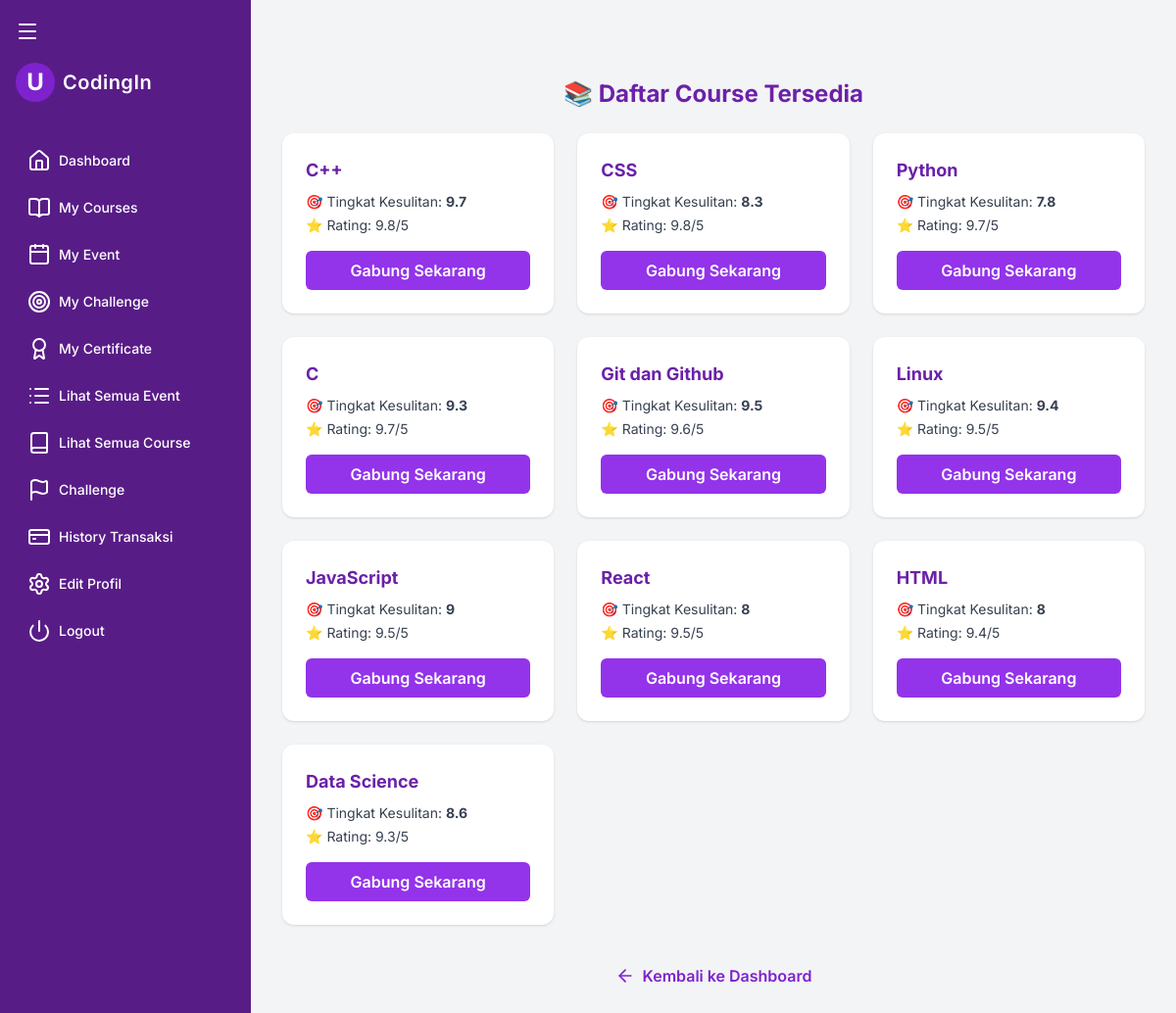
/user/course_list.php (signed in), run on the app's committed database.
### tables this page shows
CREATE TABLE `courses` (
  `ID_courses` char(6) NOT NULL,
  `Nama_course` varchar(100) NOT NULL,
  `Rating_course` float DEFAULT NULL,
  `Tingkat_kesulitan` float DEFAULT NULL,
  `Sertifikat_ID_sertifikat` char(8) DEFAULT NULL,
  `Karyawan_NIK` char(16) NOT NULL
);

### user/course_list.php (the view, shortened to what this page needs)
<?php
require_once '../config/database.php';
$stmt = $pdo->query("SELECT * FROM courses ORDER BY Rating_course DESC");
$courses = $stmt->fetchAll(PDO::FETCH_ASSOC);
?>
<!DOCTYPE html>
<html lang="id">
<head>
  <script src="https://cdn.tailwindcss.com"></script>
</head>
<body class="bg-gray-100 min-h-screen">
<div class="flex">
  <?php include '../includes/user_sidebar.php'; ?>
  <main id="mainContent" class="flex-grow p-8 pt-20 transition-all duration-300">
    <h2 class="text-2xl font-bold text-purple-800 mb-6 text-center">📚 Daftar Course Tersedia</h2>
    <div class="grid grid-cols-1 md:grid-cols-2 lg:grid-cols-3 gap-6">
      <?php foreach ($courses as $course): ?>
        <div class="bg-white rounded-xl shadow p-6 transition hover:shadow-lg hover:-translate-y-1 duration-200">
          <h5 class="text-lg font-bold text-purple-800 mb-2"><?= htmlspecialchars($course['Nama_course']) ?></h5>
          <p class="text-sm text-gray-700 mb-1">🎯 Tingkat Kesulitan: <strong><?= htmlspecialchars($course['Tingkat_kesulitan']) ?></strong></p>
          <p class="text-sm text-gray-700 mb-4">⭐ Rating: <?= htmlspecialchars($course['Rating_course']) ?>/5</p>
          <a href="join_course.php?id=<?= urlencode($course['ID_courses']) ?>" class="block w-full text-center bg-purple-600 hover:bg-purple-700 text-white font-semibold py-2 rounded-md transition">
            Gabung Sekarang
          </a>
        </div>
      <?php endforeach; ?>
    </div>
    <div class="text-center mt-10">
      <a href="../public/dashboard_user.php" class="inline-flex items-center text-purple-700 hover:underline font-semibold">
        <i data-lucide="arrow-left" class="w-5 h-5 mr-2"></i> Kembali ke Dashboard
      </a>
    </div>
  </main>
</div>
</body>
</html>

### user/course_list.php (style rules this page uses)
body { font-family: 'Inter', sans-serif; }

### data on the page
courses: Nama_course "C++", Tingkat_kesulitan "9.7", Rating_course "9.8"
courses: Nama_course "CSS", Tingkat_kesulitan "8.3", Rating_course "9.8"
courses: Nama_course "Python", Tingkat_kesulitan "7.8", Rating_course "9.7"
courses: Nama_course "C", Tingkat_kesulitan "9.3", Rating_course "9.7"
courses: Nama_course "Git dan Github", Tingkat_kesulitan "9.5", Rating_course "9.6"
courses: Nama_course "Linux", Tingkat_kesulitan "9.4", Rating_course "9.5"
courses: Nama_course "JavaScript", Tingkat_kesulitan "9", Rating_course "9.5"
courses: Nama_course "React", Tingkat_kesulitan "8", Rating_course "9.5"
courses: Nama_course "HTML", Tingkat_kesulitan "8", Rating_course "9.4"
courses: Nama_course "Data Science", Tingkat_kesulitan "8.6", Rating_course "9.3"
